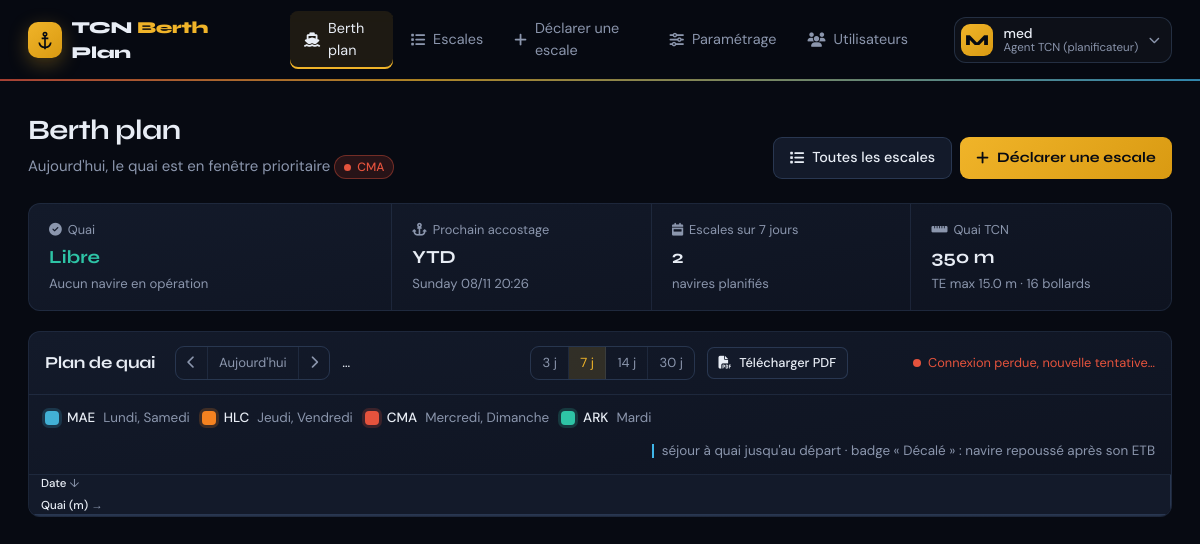
The app's page / (signed in) with its own data.
### app/models.py (models this page shows, shortened)
class PriorityDay(models.Model):
    weekday = models.PositiveSmallIntegerField("Jour", choices=WEEKDAYS, unique=True)
    line = models.CharField("Ligne prioritaire", max_length=3, choices=ShippingLine.choices,
                            blank=True, default="", help_text="Vide : jour libre (premier arrivé, premier servi).")
    class Meta:
        ordering = ["weekday"]
        verbose_name = "Fenêtre prioritaire"
        verbose_name_plural = "Fenêtres prioritaires"

class VesselCall(models.Model):
    class Status(models.TextChoices):
        PLANNED = "PLANNED", "Planifié"
        WORKING = "WORKING", "En opération"
        COMPLETED = "COMPLETED", "Terminé"
        CANCELLED = "CANCELLED", "Annulé"
    vessel = models.ForeignKey(Vessel, on_delete=models.PROTECT, related_name="calls")
    line = models.CharField("Ligne", max_length=3, choices=ShippingLine.choices)
    agent = models.ForeignKey(
        settings.AUTH_USER_MODEL, on_delete=models.SET_NULL, null=True, related_name="vessel_calls"
    )
    voyage = models.CharField("N° voyage", max_length=30, blank=True)
    draft = models.DecimalField(
        "Tirant d'eau à l'arrivée (m)", max_digits=4, decimal_places=2, null=True, blank=True,
        validators=[MinValueValidator(Decimal("1"))],
    )
    berth_from = models.DecimalField(
        "Position au quai (m)", max_digits=7, decimal_places=2, null=True, blank=True,
        help_text="Position de l'arrière du navire le long du quai (fixée par le planificateur).",
    )
    eta = models.DateTimeField("ETA (arrivée)")
    etb = models.DateTimeField("ETB (accostage prévu)", null=True, blank=True)
    etd = models.DateTimeField("ETD (départ prévu)")
    planned_start = models.DateTimeField("Accostage prévu", null=True, blank=True)
    planned_end = models.DateTimeField("Départ prévu", null=True, blank=True)
    is_priority = models.BooleanField("Fenêtre prioritaire", default=False)
    shift_reason = models.CharField("Motif du décalage", max_length=255, blank=True)
    actual_berthing = models.DateTimeField("ATB (accostage réel)", null=True, blank=True)
    actual_departure = models.DateTimeField("ATD (départ réel)", null=True, blank=True)
    status = models.CharField(max_length=10, choices=Status.choices, default=Status.PLANNED)
    created_at = models.DateTimeField(auto_now_add=True)
    updated_at = models.DateTimeField(auto_now=True)
    class Meta:
        ordering = ["planned_start", "eta"]
        verbose_name = "Escale"
        constraints = [
            models.UniqueConstraint(
                fields=["status"], condition=Q(status="WORKING"), name="one_vessel_working"
            ),
        ]
    @property
    def berthing_request(self):
        return self.etb or self.eta

class Vessel(models.Model):
    name = models.CharField("Nom", max_length=80)
    imo = models.CharField("N° IMO", max_length=7, unique=True, validators=[validate_imo])
    loa = models.DecimalField(
        "LOA (m)", max_digits=6, decimal_places=2, validators=[MinValueValidator(Decimal("30"))]
    )
    line = models.CharField("Ligne", max_length=3, choices=ShippingLine.choices)
    created_at = models.DateTimeField(auto_now_add=True)
    class Meta:
        ordering = ["name"]
        verbose_name = "Navire"

class QuayConfig(models.Model):
    name = models.CharField("Nom du quai", max_length=60, default="Quai TCN")
    length_m = models.DecimalField(
        "Longueur du quai (m)", max_digits=7, decimal_places=2, default=Decimal("350"),
        validators=[MinValueValidator(Decimal("50"))],
    )
    start_m = models.DecimalField(
        "Métrage de départ (m)", max_digits=7, decimal_places=2, default=Decimal("0"),
        help_text="Métrage affiché au début du quai (ex. 0, ou 400 si le quai commence au PK 400).",
    )
    max_draft_m = models.DecimalField(
        "Tirant d'eau maximum (m)", max_digits=4, decimal_places=2, default=Decimal("12.00"),
    )
    bollard_spacing_m = models.DecimalField(
        "Espacement des bollards (m)", max_digits=5, decimal_places=2, default=Decimal("25"),
        help_text="Sert à générer automatiquement les bollards (action « Régénérer les bollards »).",
    )
    bollard_prefix = models.CharField("Préfixe des bollards", max_length=5, default="B")
    class Meta:
        verbose_name = "Configuration du quai"
        verbose_name_plural = "Configuration du quai"

### app/views.py (the view)
# urls.py: path("", views.home, name="home"),
@login_required
def home(request):
    recompute_plan()
    now = timezone.now()
    working = get_working_call()
    planned = VesselCall.objects.filter(status=S.PLANNED).select_related("vessel")
    today_owner = window_owner(now)
    context = {
        "working": working,
        "working_end": working_interval(working, now)[1] if working else None,
        "next_call": planned.order_by("planned_start").first(),
        "week_count": planned.filter(planned_start__lt=now + timedelta(days=7)).count(),
        "lines": _lines_payload().values(),
        "my_line": user_line(request.user),
        "today_owner": today_owner or "Libre",
        "today_color": LINE_COLORS.get(today_owner, FREE_COLOR),
        "quay": get_quay(),
        "focus": request.GET.get("focus", ""),
    }
    return render(request, "home.html", context)

### app/models.py (called while the page is built)
def get_day_owners():
    from django.core.cache import cache
    owners = cache.get(DAY_OWNERS_CACHE_KEY)
    if owners is None:
        rows = {p.weekday: (p.line or None) for p in PriorityDay.objects.all()}
        if len(rows) < 7:          # première utilisation : valeurs par défaut
            for day, _ in WEEKDAYS:
                if day not in rows:
                    PriorityDay.objects.get_or_create(weekday=day, defaults={"line": DEFAULT_DAY_OWNER.get(day, "")})
                    rows[day] = DEFAULT_DAY_OWNER.get(day)
        owners = rows
        cache.set(DAY_OWNERS_CACHE_KEY, owners, 300)
    return owners

def line_days(owners=None):
    owners = owners or get_day_owners()
    return {code: [d for d, _ in WEEKDAYS if owners.get(d) == code] for code in ShippingLine.values}

def get_quay():
    quay = QuayConfig.objects.prefetch_related("bollards").first()
    if quay is None:
        quay = QuayConfig.objects.create(
            pk=1, length_m=Decimal(str(getattr(settings, "BERTH_QUAY_LENGTH", 350)))
        )
        quay.generate_bollards()
        quay = QuayConfig.objects.prefetch_related("bollards").get(pk=1)
    return quay

def user_role(user):
    if not user or not user.is_authenticated:
        return None
    profile = getattr(user, "agent_profile", None)
    if profile is not None:
        role = profile.role or profile.line
        if role:
            return role
    if user.is_superuser or user.is_staff:
        return Role.TCN
    return None

def user_line(user):
    role = user_role(user)
    return role if role in ShippingLine.values else None

### app/scheduler.py (called while the page is built)
def window_owner(dt, owners=None):
    owners = owners if owners is not None else get_day_owners()
    return owners.get(timezone.localtime(dt).weekday())

def day_bounds(dt):
    local_date = timezone.localtime(dt).date()
    start = timezone.make_aware(datetime.combine(local_date, time.min))
    return start, start + timedelta(days=1)

def is_priority_call(call, now, owners=None):
    if window_owner(call.eta, owners) != call.line:
        return False
    _, window_end = day_bounds(call.eta)
    return now < window_end

def get_working_call():
    return (
        VesselCall.objects.filter(status=VesselCall.Status.WORKING)
        .select_related("vessel")
        .first()
    )

### app/templates/home.html (shortened to what this page needs)
{% load static %}
<!DOCTYPE html>
<html lang="fr">
<head>
    <link rel="stylesheet" href="https://cdnjs.cloudflare.com/ajax/libs/font-awesome/6.4.0/css/all.min.css">
</head>
<body>
    <header class="topbar">
        <a class="brand" href="{% url 'home' %}">
            <span class="brand-icon">
                <svg viewBox="0 0 24 24" aria-hidden="true"><path d="M12 2a3 3 0 0 0-3 3c0 1.3.84 2.4 2 2.82V9H8v2h3v8.9A6 6 0 0 1 6.1 15H4.05A8 8 0 0 0 11 21.9V23h2v-1.1A8 8 0 0 0 19.95 15H17.9A6 6 0 0 1 13 19.9V11h3V9h-3V7.82A3 3 0 0 0 15 5a3 3 0 0 0-3-3zm0 2a1 1 0 1 1 0 2 1 1 0 0 1 0-2z"/></svg>
            </span>
            <span class="brand-name">TCN <span>Berth</span> Plan</span>
        </a>
        {% if user.is_authenticated %}
        <nav class="nav">
            {% url 'home' as home_url %}{% url 'call_create' as create_url %}{% url 'calls_list' as calls_url %}{% url 'quay_settings' as settings_url %}
            <a href="{{ home_url }}" class="{% if request.path == home_url %}active{% endif %}"><i class="fas fa-ship"></i><span>Berth plan</span></a>
            <a href="{{ calls_url }}" class="{% if request.path == calls_url %}active{% endif %}"><i class="fas fa-list"></i><span>Escales</span></a>
            <a href="{{ create_url }}" class="{% if request.path == create_url %}active{% endif %}"><i class="fas fa-plus"></i><span>Déclarer une escale</span></a>
            {% if is_tcn %}{% url 'users_list' as users_url %}
            <a href="{{ settings_url }}" class="{% if request.path == settings_url %}active{% endif %}"><i class="fas fa-sliders"></i><span>Paramétrage</span></a>
            <a href="{{ users_url }}" class="{% if users_url in request.path %}active{% endif %}"><i class="fas fa-users"></i><span>Utilisateurs</span></a>{% endif %}
        </nav>
        <div class="user-menu" id="userMenu">
            <button type="button" class="user-menu-btn" id="userMenuBtn" onclick="toggleUserMenu(event)"
                    aria-haspopup="true" aria-expanded="false" aria-controls="userDropdown">
                <div class="user-avatar">{{ user.username|first|upper }}</div>
                <div class="user-meta">
                    <div class="user-name">{{ user.get_full_name|default:user.username }}</div>
                    <div class="user-role">{{ user_role_label|default:"Aucun rôle" }}</div>
                </div>
                <i class="fas fa-chevron-down user-chevron"></i>
            </button>
        </div>
        {% endif %}
    </header>
    <main class="page">
        <div class="page-head">
    <div>
        <h1>Berth plan</h1>
        <p>Aujourd'hui, le quai est en fenêtre prioritaire
            <span class="line-pill" data-line="{{ today_owner }}"><span class="dot"></span>{{ today_owner }}</span>
        </p>
    </div>
    <div style="display:flex;gap:.5rem;flex-wrap:wrap">
        <a href="{% url 'calls_list' %}" class="btn"><i class="fas fa-list"></i> {% if is_tcn %}Toutes les escales{% else %}Mes escales{% endif %}</a>
        <a href="{% url 'call_create' %}" class="btn btn-primary"><i class="fas fa-plus"></i> Déclarer une escale</a>
    </div>
</div>
<section class="panel quay-status" aria-label="État du quai">
    {% if working %}
    <div class="qs-cell qs-busy">
        <div class="k"><span class="pulse" style="color:var(--accent)"></span> Au quai, en opération</div>
        <div class="v">{{ working.vessel.name }}</div>
        <div class="s">{{ working.get_line_display }}, jusqu'au {{ working_end|date:"d/m H:i" }}</div>
    </div>
    {% else %}
    <div class="qs-cell qs-free">
        <div class="k"><i class="fas fa-circle-check"></i> Quai</div>
        <div class="v">Libre</div>
        <div class="s">Aucun navire en opération</div>
    </div>
    {% endif %}
    <div class="qs-cell">
        <div class="k"><i class="fas fa-anchor"></i> Prochain accostage</div>
        {% if next_call %}
            <div class="v">{{ next_call.vessel.name }}</div>
            <div class="s">{{ next_call.planned_start|date:"l d/m H:i" }}</div>
        {% else %}
            <div class="v">—</div><div class="s">Aucune escale planifiée</div>
        {% endif %}
    </div>
    <div class="qs-cell">
        <div class="k"><i class="fas fa-calendar-week"></i> Escales sur 7 jours</div>
        <div class="v">{{ week_count }}</div>
        <div class="s">navires planifiés</div>
    </div>
    <div class="qs-cell">
        <div class="k"><i class="fas fa-ruler-horizontal"></i> {{ quay.name }}</div>
        <div class="v">{{ quay.length_m|floatformat:0 }} m</div>
        <div class="s">TE max {{ quay.max_draft_m|floatformat:1 }} m · {{ quay.bollards.count }} bollards</div>
    </div>
</section>
<section class="panel plan">
    <div class="plan-toolbar">
        <h2>Plan de quai</h2>
        <div class="seg" role="group" aria-label="Naviguer">
            <button type="button" data-bp-nav="prev" title="Période précédente"><i class="fas fa-chevron-left"></i></button>
            <button type="button" data-bp-nav="today">Aujourd'hui</button>
            <button type="button" data-bp-nav="next" title="Période suivante"><i class="fas fa-chevron-right"></i></button>
        </div>
        <span class="plan-range" id="bpRange">…</span>
        <div class="seg" role="group" aria-label="Durée affichée">
            <button type="button" data-bp-days="3">3 j</button>
            <button type="button" data-bp-days="7" class="on">7 j</button>
            <button type="button" data-bp-days="14">14 j</button>
            <button type="button" data-bp-days="30">30 j</button>
        </div>
        <a class="btn btn-sm" id="bpPdf" href="{% url 'plan_pdf' %}" data-url="{% url 'plan_pdf' %}" title="Télécharger le berth plan affiché en PDF (A3)"><i class="fas fa-file-pdf"></i> Télécharger PDF</a>
        <span class="live" id="bpLive"><span class="pulse"></span><span id="bpLiveText">Chargement…</span></span>
    </div>
    <div class="plan-toolbar legend" style="border-bottom:1px solid var(--border)">
        {% for l in lines %}
        <span class="legend-item"><span class="swatch" data-line="{{ l.code }}"></span><b>{{ l.code }}</b> {{ l.day_names|join:", " }}</span>
        {% endfor %}
        <span class="legend-item" style="margin-left:auto"><span style="width:2px;height:14px;background:var(--accent-2)"></span> séjour à quai jusqu'au départ · badge « Décalé » : navire repoussé après son ETB</span>
    </div>
    <div class="bp" id="berthPlan"
         data-api="{% url 'api_plan' %}"
         data-edit-url="{% url 'call_edit' 0 %}"
         data-cancel-url="{% url 'call_cancel' 0 %}"
         data-berth-url="{% url 'call_berth' 0 %}"
         data-complete-url="{% url 'call_complete' 0 %}"
         data-csrf="{{ csrf_token }}"
         data-staff="{% if is_tcn %}1{% else %}0{% endif %}"
         data-focus="{{ focus }}">
        <div class="bp-scroll">
            <div class="bp-grid">
                <div class="bp-corner"><span><b>Date</b> ↓</span><span><b>Quai (m)</b> →</span></div>
                <div class="bp-ruler"></div>
            </div>
        </div>
    </div>
</section>
    </main>
</body>
</html>

### records on screen
PriorityDay: line "CMA"
VesselCall: vessel.name "YTD", planned_start "Sunday 08/11 20:26"
QuayConfig: name "Quai TCN", length_m "350", max_draft_m "15.0", bollards.count "16"

### other values on screen
{{ user.username|first|upper }} "M"
{{ user.get_full_name|default:user.username }} "med"
{{ user_role_label|default:"Aucun rôle" }} "Agent TCN (planificateur)"
{{ week_count }} "2"
{{ l.code }} "MAE" "HLC" "CMA" "ARK"
{{ l.day_names|join:", " }} "Lundi, Samedi" "Jeudi, Vendredi" "Mercredi, Dimanche" "Mardi"
